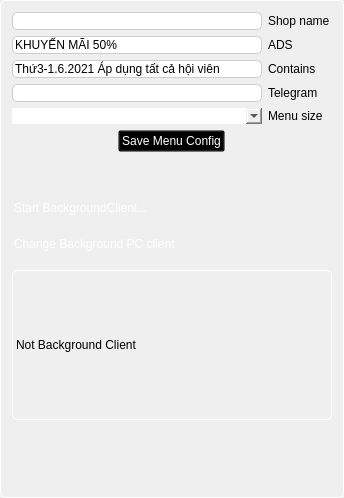
                  <widget class="QFrame" name="frame_4">
                   <property name="minimumSize">
                    <size>
                     <width>260</width>
                     <height>0</height>
                    </size>
                   </property>
                   <property name="maximumSize">
                    <size>
                     <width>16777215</width>
                     <height>16777215</height>
                    </size>
                   </property>
                   <property name="styleSheet">
                    <string notr="true">QFrame {                           border: 1px solid #ccc;
                               border-radius: 5px;
                                border-style: solid;
                                border-color: #ffffff;}
</string>
                   </property>
                   <property name="frameShape">
                    <enum>QFrame::StyledPanel</enum>
                   </property>
                   <property name="frameShadow">
                    <enum>QFrame::Raised</enum>
                   </property>
                   <layout class="QGridLayout" name="gridLayout">
                    <item row="0" column="1" alignment="Qt::AlignLeft">
                     <widget class="QFrame" name="frame_16">
                      <property name="styleSheet">
                       <string notr="true">border: 0;</string>
                      </property>
                      <property name="frameShape">
                       <enum>QFrame::StyledPanel</enum>
                      </property>
                      <property name="frameShadow">
                       <enum>QFrame::Raised</enum>
                      </property>
                      <layout class="QGridLayout" name="gridLayout_4">
                       <property name="leftMargin">
                        <number>0</number>
                       </property>
                       <property name="topMargin">
                        <number>0</number>
                       </property>
                       <property name="rightMargin">
                        <number>0</number>
                       </property>
                       <property name="bottomMargin">
                        <number>0</number>
                       </property>
                       <item row="2" column="1">
                        <widget class="QLabel" name="label_5">
                         <property name="styleSheet">
                          <string notr="true">border: 0;
qproperty-alignment: AlignLeft;</string>
                         </property>
                         <property name="text">
                          <string>ADS</string>
                         </property>
                        </widget>
                       </item>
                       <item row="3" column="0">
                        <widget class="QLineEdit" name="containKM">
                         <property name="minimumSize">
                          <size>
                           <width>250</width>
                           <height>0</height>
                          </size>
                         </property>
                         <property name="maximumSize">
                          <size>
                           <width>16777215</width>
                           <height>16777215</height>
                          </size>
                         </property>
                         <property name="styleSheet">
                          <string notr="true">border-radius: 5px;
border: 1px solid #ccc;
qproperty-alignment: AlignCenter;</string>
                         </property>
                         <property name="text">
                          <string>Thứ3-1.6.2021 Áp dụng tất cả hội viên</string>
                         </property>
                        </widget>
                       </item>
                       <item row="3" column="1">
                        <widget class="QLabel" name="label_7">
                         <property name="styleSheet">
                          <string notr="true">border: 0;
qproperty-alignment: AlignLeft;</string>
                         </property>
                         <property name="text">
                          <string>Contains</string>
                         </property>
                        </widget>
                       </item>
                       <item row="2" column="0">
                        <widget class="QLineEdit" name="TiteKM">
                         <property name="minimumSize">
                          <size>
                           <width>250</width>
                           <height>0</height>
                          </size>
                         </property>
                         <property name="maximumSize">
                          <size>
                           <width>16777215</width>
                           <height>16777215</height>
                          </size>
                         </property>
                         <property name="styleSheet">
                          <string notr="true">border-radius: 5px;
border: 1px solid #ccc;
qproperty-alignment: AlignCenter;</string>
                         </property>
                         <property name="text">
                          <string>KHUYẾN MÃI 50%</string>
                         </property>
                        </widget>
                       </item>
                       <item row="4" column="1">
                        <widget class="QLabel" name="label_19">
                         <property name="styleSheet">
                          <string notr="true">border: 0;
qproperty-alignment: AlignLeft;</string>
                         </property>
                         <property name="text">
                          <string>Telegram</string>
                         </property>
                        </widget>
                       </item>
                       <item row="5" column="0">
                        <widget class="QComboBox" name="comboBox">
                         <property name="minimumSize">
                          <size>
                           <width>250</width>
                           <height>0</height>
                          </size>
                         </property>
                         <property name="maximumSize">
                          <size>
                           <width>16777215</width>
                           <height>16777215</height>
                          </size>
                         </property>
                         <property name="styleSheet">
                          <string notr="true">QComboBox {
padding-left: 100px;
text-align: center;
}

QComboBox::drop-down {
subcontrol-origin: padding; 
subcontrol-position: top right;
padding-left: 100px;
}</string>
                         </property>
                        </widget>
                       </item>
                       <item row="4" column="0">
                        <widget class="QLineEdit" name="lineCputemp">
                         <property name="minimumSize">
                          <size>
                           <width>250</width>
                           <height>0</height>
                          </size>
                         </property>
                         <property name="maximumSize">
                          <size>
                           <width>16777215</width>
                           <height>16777215</height>
                          </size>
                         </property>
                         <property name="styleSheet">
                          <string notr="true">border-radius: 5px;
border: 1px solid #ccc;
qproperty-alignment: AlignCenter;</string>
                         </property>
                        </widget>
                       </item>
                       <item row="5" column="1">
                        <widget class="QLabel" name="label_4">
                         <property name="maximumSize">
                          <size>
                           <width>16777215</width>
                           <height>16777215</height>
                          </size>
                         </property>
                         <property name="styleSheet">
                          <string notr="true">border: 0;
qproperty-alignment: AlignLeft;</string>
                         </property>
                         <property name="text">
                          <string>Menu size</string>
                         </property>
                        </widget>
                       </item>
                       <item row="1" column="0">
                        <widget class="QLineEdit" name="Shopname">
                         <property name="minimumSize">
                          <size>
                           <width>250</width>
                           <height>0</height>
                          </size>
                         </property>
                         <property name="maximumSize">
                          <size>
                           <width>16777215</width>
                           <height>16777215</height>
                          </size>
                         </property>
                         <property name="styleSheet">
                          <string notr="true">border-radius: 5px;
border: 1px solid #ccc;
qproperty-alignment: AlignCenter;</string>
                         </property>
                        </widget>
                       </item>
                       <item row="1" column="1" alignment="Qt::AlignHCenter">
                        <widget class="QLabel" name="label_3">
                         <property name="text">
                          <string>Shop name</string>
                         </property>
                        </widget>
                       </item>
                      </layout>
                     </widget>
                    </item>
                    <item row="1" column="1" alignment="Qt::AlignHCenter">
                     <widget class="QPushButton" name="savedesign">
                      <property name="maximumSize">
                       <size>
                        <width>200</width>
                        <height>16777215</height>
                       </size>
                      </property>
                      <property name="font">
                       <font>
                        <weight>50</weight>
                        <bold>false</bold>
                       </font>
                      </property>
                      <property name="styleSheet">
                       <string notr="true">QPushButton
{
text-align: center;
color: rgb(255, 255, 255);
background:transparent;
}
QPushButton:hover
{
	background-color: rgba(0, 172, 252, 50);
}
QPushButton:pressed
{  
	background-color: rgba(0, 120, 252, 150);
    border-style: inset;
    border-width: 2px;

}
</string>
                      </property>
                      <property name="text">
                       <string>Save Menu Config</string>
                      </property>
                      <property name="icon">
                       <iconset>
                        <normaloff>icons/done.png</normaloff>icons/done.png</iconset>
                      </property>
                     </widget>
                    </item>
                    <item row="2" column="1">
                     <spacer name="verticalSpacer_8">
                      <property name="orientation">
                       <enum>Qt::Vertical</enum>
                      </property>
                      <property name="sizeHint" stdset="0">
                       <size>
                        <width>20</width>
                        <height>40</height>
                       </size>
                      </property>
                     </spacer>
                    </item>
                    <item row="22" column="1" rowspan="2">
                     <spacer name="verticalSpacer">
                      <property name="orientation">
                       <enum>Qt::Vertical</enum>
                      </property>
                      <property name="sizeHint" stdset="0">
                       <size>
                        <width>20</width>
                        <height>40</height>
                       </size>
                      </property>
                     </spacer>
                    </item>
                    <item row="6" column="1">
                     <widget class="QLabel" name="lbbackground">
                      <property name="minimumSize">
                       <size>
                        <width>320</width>
                        <height>150</height>
                       </size>
                      </property>
                      <property name="maximumSize">
                       <size>
                        <width>16777215</width>
                        <height>16777215</height>
                       </size>
                      </property>
                      <property name="styleSheet">
                       <string notr="true">qproperty-alignment: AlignCenter;</string>
                      </property>
                      <property name="text">
                       <string>Not Background Client</string>
                      </property>
                     </widget>
                    </item>
                    <item row="24" column="1">
                     <spacer name="horizontalSpacer_6">
                      <property name="orientation">
                       <enum>Qt::Horizontal</enum>
                      </property>
                      <property name="sizeHint" stdset="0">
                       <size>
                        <width>40</width>
                        <height>20</height>
                       </size>
                      </property>
                     </spacer>
                    </item>
                    <item row="5" column="1">
                     <widget class="QPushButton" name="BtnchangeBg">
                      <property name="minimumSize">
                       <size>
                        <width>150</width>
                        <height>0</height>
                       </size>
                      </property>
                      <property name="maximumSize">
                       <size>
                        <width>200</width>
                        <height>16777215</height>
                       </size>
                      </property>
                      <property name="styleSheet">
                       <string notr="true">QPushButton
{
text-align: left;
;
color: rgb(255, 255, 255);
background:transparent;
margin-bottom: 10px;
height: 20px;
border-radius: 5px;
padding-left: 2px;
}
QPushButton:hover
{
	background-color: rgba(0, 172, 252, 50);
}
QPushButton:pressed
{  
	background-color: rgba(0, 120, 252, 150);
    border-style: inset;
    border-width: 2px;

}
</string>
                      </property>
                      <property name="text">
                       <string>Change Background PC client</string>
                      </property>
                      <property name="icon">
                       <iconset>
                        <normaloff>icons/done.png</normaloff>icons/done.png</iconset>
                      </property>
                     </widget>
                    </item>
                    <item row="4" column="1">
                     <widget class="QPushButton" name="BtnStartBackgroundClient">
                      <property name="styleSheet">
                       <string notr="true">QPushButton
{
text-align: left;
;
color: rgb(255, 255, 255);
background:transparent;
margin-bottom: 10px;
height: 20px;
border-radius: 5px;
padding-left: 2px;
}
QPushButton:hover
{
	background-color: rgba(0, 172, 252, 50);
}
QPushButton:pressed
{  
	background-color: rgba(0, 120, 252, 150);
    border-style: inset;
    border-width: 2px;

}
</string>
                      </property>
                      <property name="text">
                       <string>Start BackgroundClient...</string>
                      </property>
                      <property name="icon">
                       <iconset>
                        <normaloff>icons/done.png</normaloff>icons/done.png</iconset>
                      </property>
                     </widget>
                    </item>
                   </layout>
                  </widget>
